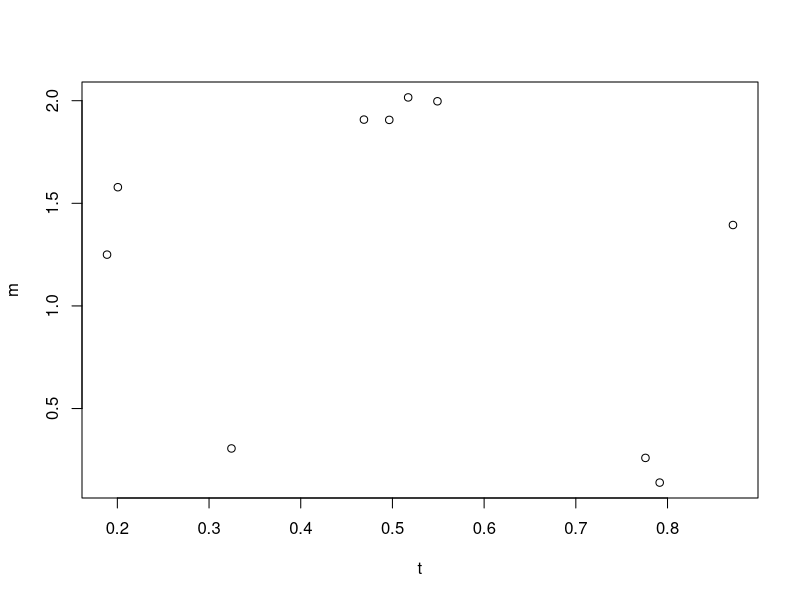
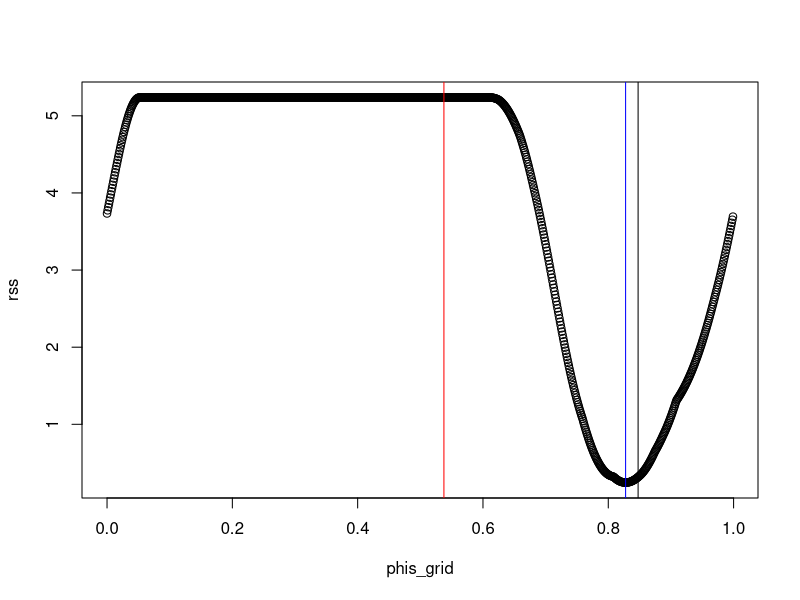

The R script that drew these images, in order:
### compare newton method to grid search
### for newton, condition on amplitude, beta0, update phase

rm(list=ls())
library(scales)

Saw <- function(t,cc=0.75){
    ## returns sawtooth evaluated at t
    t <- t %% 1
    return(((-2/cc)*t + 1)*(t < cc) + ((2/(1-cc))*t - (1+cc)/(1-cc))*(t >= cc))
}

SawPrime <- function(t,cc=0.75){
    ## returns derivative of sawtooth evaluated at t
    t <- t %% 1
    return((-2/cc)*(t < cc) + ((2/(1-cc))*(t >= cc)))
}

ComputeBeta <- function(m,t,phi,omega){
    X <- cbind(1,Saw(omega*t+phi))
    B <- t(X)%*%X
    d <- t(X)%*%m
    z <- solve(B,d)
    ## find best solution with amp > 0
    if(z[2] < 0){
        e <- c(0,1)
        q <- solve(B,e)
        z <- z - q*(sum(e*z)/sum(e*q))
    }
   return(z)
}

ComputeRss <- function(m,t,phi,omega){
    X <- cbind(1,Saw(omega*t+phi))
    z <- ComputeBeta(m,t,phi,omega)
    return(m - X%*%z)
}

NewtonUpdate <- function(m,t,params,omega){
    ## 1. condition on phi, omega, closed for update for amp,beta0
    beta0 <- params[1]
    amp <- params[2]
    phi <- params[3]
    beta <- ComputeBeta(m,t,phi,omega)
    beta0 <- beta[1]
    amp <- beta[2]
    ## 2. condition on amp,beta0,omega, newton update phi (see sim.R for code)
    ## if amp = 0 we are at a (bad) stationary point, so choose random phase
    if(amp != 0){
        gp <- SawPrime(omega*t+phi)
        g <- Saw(omega*t+phi)
        del <- sum(gp*(g-(m-beta0)/amp))
        h <- sum(gp*gp)
        phi <- (phi - h^{-1}*del) %% 1
    } else {
        phi <- runif(1)
    }
    out <- c(beta0,amp,phi)
    return(out)
}

## construct data
n <- 10
e.sd <- 0.2
t <- runif(n)
phi <- runif(1)
amp <- rchisq(1,30)/30
beta <- rnorm(1)
omega <- 2.4
m <- amp*Saw(omega*t+phi) + beta + rnorm(n,mean=0,sd=e.sd)
plot(t,m)




## grid search to estimate omega and phase, closed for solution for beta0 and amp
N <- 1000
phis_grid <- (0:(N-1))/N
tm <- proc.time()
##m.resid <- vapply(phis_grid,function(x){lm(m~Saw(omega_grid[ii]*t+x))$residuals},rep(0,length(t)))
m.resid <- vapply(phis_grid,function(x){ComputeRss(m,t,x,omega)},rep(0,length(t))) ## faster not using lm
rss <- colSums(m.resid^2)
proc.time() - tm
plot(phis_grid,rss)
abline(v=phi,col="black")

#### Newton optimization
NN <- 10
phis <- matrix(0,nrow=NN,ncol=3)
phis[1,] <- c(0,1,runif(1))
tm <- proc.time()
for(jj in 1:(NN-1)){
    phis[jj+1,] <- NewtonUpdate(m,t,phis[jj,],omega)
}
proc.time() - tm
abline(v=phis[1,3],col="red")
abline(v=phis[NN,3],col="blue")


